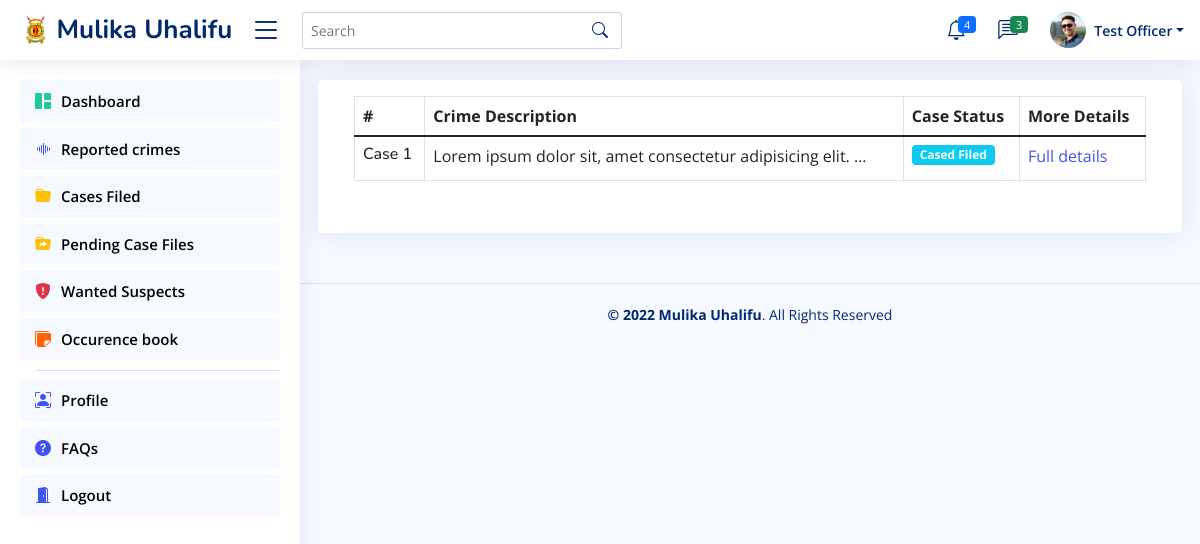
Screenshot of /officials/filed-cases/ (signed in) with the database file from the repository.
### officers/models.py (models this page shows, shortened)
class OfficialsProfile(models.Model):
    id = models.CharField(primary_key=True, editable=False, unique=True, max_length=12)
    officer = models.OneToOneField(User, on_delete=models.CASCADE, editable=False)
    officer_no = models.CharField(max_length=30, blank=False, unique=True)
    police_post = models.CharField(max_length=30, blank=False)
    rank = models.CharField(max_length=30, blank=False)
    phone_no = models.CharField(max_length=14, blank=False)
    dp = models.ImageField(upload_to='Officer-Dps', default='officer.png', blank=False)
    gender = models.CharField(max_length=7, blank=False)
    dob = models.DateField(null=True, blank=False)
    age = models.PositiveIntegerField(default=0)
    created = models.DateTimeField(auto_now_add=True)
    updated = models.DateTimeField(auto_now=True)
    class Meta:
        verbose_name_plural = 'Officials'
        ordering = ['officer']

class CrimeReported(models.Model):
    reported_by = models.CharField(max_length=100, editable=False)
    case_file_no = models.CharField(primary_key=True, editable=False, unique=True, max_length=17)
    suspect_name = models.CharField(max_length=100)
    type_of_crime = models.CharField(max_length=30, blank=False)
    location = models.CharField(max_length=100, blank=False)
    description = models.TextField(blank=False)
    date_of_crime = models.DateTimeField(blank=False)
    crime_status = models.CharField(max_length=50, blank=False)
    crime_reported = models.DateTimeField(auto_now_add=True)
    status_updated = models.DateTimeField(auto_now=True)
    class Meta:
        verbose_name_plural = 'Crimes Reported'

### officers/views.py (the view)
# urls.py: path('filed-cases/', views.view_filed_cases, name='filed_cases'),
@login_required(login_url='official_login')
def view_filed_cases(request):
    filed_cases = CrimeReported.objects.filter(crime_status='File Case').all()
    context = {'filed': filed_cases}
    return render(request, 'officers/filed.html', context)

### officers/templates/officers/filed.html (shortened to what this page needs)
{% extends 'officers/base.html' %}{% block title %}Filed Cases{% endblock %}
    {% block content %}
    <main class="main" id="main">
        <section class="section dashboard">
            <div class="row">
                <div class="card p-3">
                    <div class="card-body table-responsive">
                        <table class="table table-bordered table-condensed table-hover">
                            <thead>
                                <tr>
                                    <th>#</th>
                                    <th>Crime Description</th>
                                    <th>Case Status</th>
                                    <th>More Details</th>
                                </tr>
                            </thead>
                            <tbody>
                                {% for file in filed %}
                                <tr>
                                    <td><h6>Case {{forloop.counter}}</h6></td>
                                    <td>{{file.description|truncatewords:8}}</td>
                                    <td>{% if file.crime_status == 'File Case' %}<span class="badge bg-info">Cased Filed</span>{% else %}<span class="badge bg-primary">{{file.crime_status}}</span>{% endif %}</td>
                                    <td><a href="{% url 'case_file' file.case_file_no file.suspect_name %}">Full details</a></td>
                                </tr>
                                {% endfor %}
                            </tbody>
                        </table>
                    </div>
                </div>
            </div>
        </section>
    </main>
    {% endblock %}

### officers/templates/officers/base.html (shortened to what this page needs)
{% load static %}
    <link href="{% static 'bootstrap.min.css' %}" rel="stylesheet">
    <link href="{% static 'bootstrap-icons.css' %}" rel="stylesheet">
    <link href="{% static 'boxicons.min.css' %}" rel="stylesheet">
    <link href="{% static 'quill.snow.css' %}" rel="stylesheet">
    <link href="{% static 'quill.bubble.css' %}" rel="stylesheet">
    <link href="{% static 'remixicon.css' %}" rel="stylesheet">
    <link href="{% static 'style.css' %}" rel="stylesheet">
    <link href="{% static 'style.css' %}" rel="stylesheet">
    <header id="header" class="header fixed-top d-flex align-items-center">
        <div class="d-flex align-items-center justify-content-between">
            {% if user.is_authenticated %}<a href="{% url 'homepage' %}" class="logo d-flex align-items-center">
                <img src="{% static 'logo.png' %}" alt="logo">
                <span class="d-none d-lg-block">Mulika Uhalifu</span>
            </a>{% else %}<a href="{% url 'official_login' %}" class="logo d-flex align-items-center">
                <img src="{% static 'logo.png' %}" alt="logo">
                <span class="d-none d-lg-block">Mulika Uhalifu</span>
            </a>{% endif %}
            {% if user.is_authenticated %}<i class="bi bi-list toggle-sidebar-btn"></i>{% endif %}
        </div>
        {% if user.is_authenticated %}
        <div class="search-bar">
            <form class="search-form d-flex align-items-center mt-3" method="POST" action="#">
                <input type="text" name="query" placeholder="Search" title="Enter search keyword">
                <button type="submit" title="Search"><i class="bi bi-search"></i></button>
            </form>
        </div>
        {% endif %}
        {% if user.is_authenticated %}
        <nav class="header-nav ms-auto">
            <ul class="d-flex align-items-center">
                <li class="nav-item dropdown">
                    <a class="nav-link nav-icon" href="#" data-bs-toggle="dropdown">
                        <i class="bi bi-bell"></i>
                        <span class="badge bg-primary badge-number">4</span>
                    </a>
                </li>
                <li class="nav-item dropdown">
                    <a class="nav-link nav-icon" href="#" data-bs-toggle="dropdown">
                        <i class="bi bi-chat-left-text"></i>
                        <span class="badge bg-success badge-number">3</span>
                    </a>
                </li>
                <li class="nav-item dropdown pe-3">
                    <a class="nav-link nav-profile d-flex align-items-center pe-0" href="#" data-bs-toggle="dropdown">
                        <img src="{{user.officialsprofile.dp.url}}" alt="Profile" class="rounded-circle">
                        <span class="d-none d-md-block dropdown-toggle ps-2">{{user.officialsprofile.officer|title}}</span>
                    </a>
                </li>
            </ul>
        </nav>
        {% endif %}
    </header>
    {% if user.is_authenticated %}
    <aside id="sidebar" class="sidebar">
        <ul class="sidebar-nav" id="sidebar-nav">
            <li class="nav-item">
                <a class="nav-link " href="{% url 'homepage' %}">
                <i class="bi bi-grid-1x2-fill"></i>
                <span>Dashboard</span>
                </a>
            </li>
            {% if user.officialsprofile.officer_no != "" and user.officialsprofile.police_post != "" and user.officialsprofile.rank != "" %}
            <li class="nav-item">
                <a class="nav-link" href="{% url 'reported_crimes' %}">
                    <i class="bi bi-soundwave"></i><span>Reported crimes</span>
                </a>
            </li>
            <li class="nav-item">
                <a class="nav-link" href="{% url 'filed_cases' %}">
                <i class="bi bi-folder-fill"></i><span>Cases Filed</span>
                </a>
            </li>
            <li class="nav-item">
                <a class="nav-link" href="{% url 'unfiled_cases' %}">
                    <i class="bi bi-folder-symlink-fill"></i><span>Pending Case Files</span>
                </a>
            </li>
            <li class="nav-item">
                <a class="nav-link" href="{% url 'wanted_suspects' %}">
                    <i class="bi bi-shield-fill-exclamation"></i><span>Wanted Suspects</span>
                </a>
            </li>
            <li class="nav-item">
                <a class="nav-link" href="{% url 'ob' user.officialsprofile.police_post %}">
                <i class="bi bi-stickies-fill"></i><span>Occurence book</span>
                </a>
            </li>
            {% endif %}
            <li class="nav-heading"><hr class="dropdown-divider"></li>
            <li class="nav-item">
                <a class="nav-link" href="{% url 'my_profile' %}">
                <i class="bi bi-person-bounding-box"></i>
                {% if user.officialsprofile.officer == "" and user.officialsprofile.officer_no == "" and user.officialsprofile.rank == "" %} <i class="bi bi-exclamation-triangle-fill"></i><span>Update your Profile</span>{% else %} <span>Profile</span>{% endif %}
                </a>
            </li>
            <li class="nav-item">
                <a class="nav-link" href="{% url 'my_profile' %}">
                <i class="bi bi-question-circle-fill"></i>
                <span>FAQs</span>
                </a>
            </li>
            <li class="nav-item">
                <a class="nav-link" data-bs-target="#icons-nav" data-bs-toggle="collapse" href="#">
                <i class="bi bi-door-open-fill"></i><span>Logout</span>
                </a>
            </li>
        </ul>
    </aside>
    {% endif %}
    {% block content %}
    {% endblock %}
    {% if user.is_authenticated %}
    <footer id="footer" class="footer">
        <div class="copyright">
            <strong>&copy; 2022 <span>Mulika Uhalifu</span></strong>. All Rights Reserved
        </div>
    </footer>
    {% else %}
    <footer class="footer mt-3">
        <div class="copyright h-0">
            <strong>&copy; 2022 <span>Mulika Uhalifu</span></strong>. All Rights Reserved
        </div>
    </footer>
    {% endif %}

### static/officers/css/style.css (style rules this page uses)
a { color: #4154f1; text-decoration: none; }
h1, h2, h3, h4, h5, h6 { font-family: "Nunito", sans-serif; }
#main { margin-top: 60px; padding: 20px 30px; transition: all 0.3s; }
.card { margin-bottom: 30px; border: none; border-radius: 5px; box-shadow: 0px 0 30px rgba(1, 41, 112, 0.1); }
.card-body { padding: 0 20px 20px 20px; }
.logo { line-height: 1; }
@media (min-width: 1200px) { .logo { width: 220px; } }
.logo img { max-height: 35px; margin-right: 6px; }
.logo span { font-size: 26px; font-weight: 700; color: #012970; font-family: "Nunito", sans-serif; }
.header { transition: all 0.5s; z-index: 997; height: 60px; box-shadow: 0px 2px 20px rgba(1, 41, 112, 0.1); background-color: #fff; padding-left: 20px; }
.header .toggle-sidebar-btn { font-size: 32px; padding-left: 10px; cursor: pointer; color: #012970; }
.header .search-bar { min-width: 360px; padding: 0 20px; }
.header .search-form { width: 100%; }
.header .search-form input { border: 0; font-size: 14px; color: #012970; border: 1px solid rgba(1, 41, 112, 0.2); padding: 7px 38px 7px 8px; border-radius: 3px; transition: 0.3s; width: 100%; }
.header .search-form button { border: 0; padding: 0; margin-left: -30px; background: none; }
.header .search-form button i { color: #012970; }
.header-nav ul { list-style: none; }
.header-nav > ul { margin: 0; padding: 0; }
.header-nav .nav-icon { font-size: 20px; color: #012970; }
.header-nav .nav-profile { color: #012970; }
.header-nav .nav-profile img { max-height: 36px; }
.header-nav .nav-profile span { font-size: 14px; font-weight: 600; }
.header-nav .badge-number { position: absolute; inset: 4px 6px auto auto; font-weight: normal; font-size: 11px; padding: 3px 6px; }
.sidebar { position: fixed; top: 60px; left: 0; bottom: 0; width: 300px; z-index: 996; transition: all 0.3s; padding: 20px; overflow-y: auto; scrollbar-width: thin; scrollbar-color: #aab7cf transparent; box-shadow: 0px 0px 20px rgba(1, 41, 112, 0.1); background-color: #fff; }
@media (min-width: 1200px) { #main, #footer { margin-left: 300px; } }
.sidebar-nav { padding: 0; margin: 0; list-style: none; }
.sidebar-nav li { padding: 0; margin: 0; list-style: none; }
.sidebar-nav .nav-item { margin-bottom: 5px; }
.sidebar-nav .nav-heading { font-size: 11px; text-transform: uppercase; color: #899bbd; font-weight: 600; margin: 10px 0 5px 15px; }
.sidebar-nav .nav-link { display: flex; align-items: center; font-size: 15px; font-weight: 600; color: black; transition: 0.3; background: #f6f9ff; padding: 10px 15px; border-radius: 4px; }
.sidebar-nav .nav-link i { font-size: 16px; margin-right: 10px; color: #4154f1; }
.sidebar-nav .nav-link .bi-folder-fill { font-size: 16px; margin-right: 10px; color: #ffc107; }
.sidebar-nav .nav-link .bi-folder-symlink-fill { font-size: 16px; margin-right: 10px; color: #ffc107; }
.sidebar-nav .nav-link .bi-grid-1x2-fill { font-size: 16px; margin-right: 10px; color: #20c997; }
.sidebar-nav .nav-link .bi-stickies-fill { font-size: 16px; margin-right: 10px; color: #ff6207; }
.sidebar-nav .nav-link .bi-shield-fill-exclamation { font-size: 16px; margin-right: 10px; color: #dc3545; }
.footer { padding: 20px 0; font-size: 14px; transition: all 0.3s; border-top: 1px solid #cddfff; }
.footer .copyright { text-align: center; color: #012970; }

### rows the page displays
CrimeReported: description "Lorem ipsum dolor sit, amet consectetur adipisicing elit. …", crime_status "Cased Filed"

### other values shown
{{ user.officialsprofile.officer|title }} "Test Officer"
